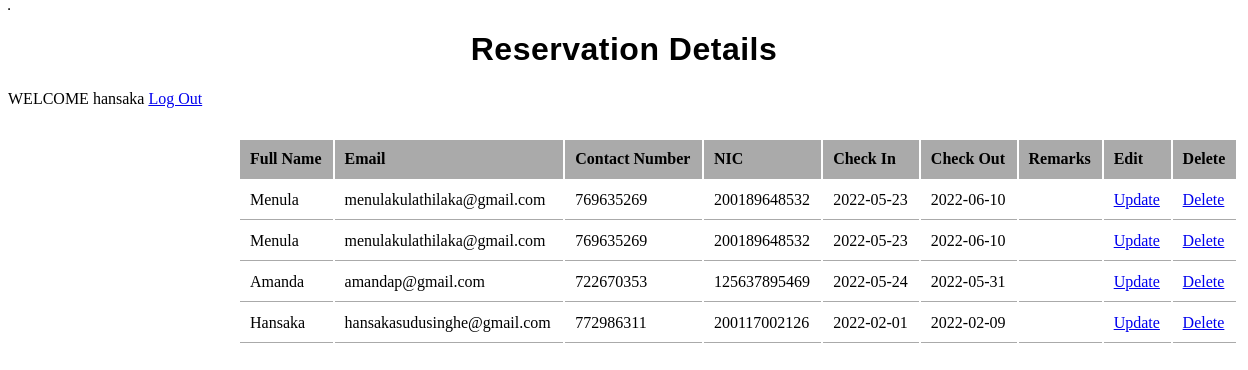
Screenshot of /userDetails.php (signed in) with the database file from the repository.
### tables this page shows
CREATE TABLE `hotel` (
  `ID` int(11) NOT NULL,
  `name` varchar(100) NOT NULL,
  `email` varchar(100) NOT NULL,
  `contact` int(10) NOT NULL,
  `nic` varchar(12) NOT NULL,
  `checkIn` date NOT NULL,
  `checkOut` date NOT NULL,
  `comment` varchar(500) NOT NULL
);

### userDetails.php (the view, shortened to what this page needs)
<?php require 'config.php';?>
<?php
	$userList = '';
	$sql = "SELECT * FROM hotel";
	if($result=$con->query($sql)){
		if($result->num_rows > 0){
			echo ("<table border='1'>");
		while($row = $result->fetch_assoc()){
				$userList .= "<tr>";
				$userList .= "<td>" . $row['name']   . "</td>";
				$userList .= "<td>" . $row['email']  . "</td>";
				$userList .= "<td>" . $row['contact']. "</td>";
				$userList .= "<td>" . $row['nic']    . "</td>";
				$userList .= "<td>" . $row['checkIn']. "</td>";
				$userList .= "<td>" . $row['checkOut']. "</td>";
				$userList .= "<td>" . $row['comment']. "</td>";
				$userList .= "<td><a href=\"editUser.php?ID={$row['ID']}\">Update</a></td>";
	 			$userList .= "<td><a href=\"userDelete.php?ID={$row['ID']}\">Delete</a></td>";
	 			$userList .= "</tr>";
			}
			echo ("</table>");
		}else{
			echo "no results";
		}
	}
	else{
		echo "Error:". $con->error;
	}
?>
<!DOCTYPE html>
<html lang="en">
<head>
	<link rel="stylesheet" href="styles/user.css">
</head>
<body>
	<h1>Reservation Details</h1>
	<header>
	<div class="loggedin">WELCOME <?php echo $_SESSION['firstName'];  ?> <a href="Adminlogout.php">Log Out</a></div>
	</header>
	<main>
	<table class="masterlist">
		<tr>
			<th>Full Name</th>
			<th>Email</th>
			<th>Contact Number</th>
			<th>NIC</th>
			<th>Check In</th>
			<th>Check Out</th>
			<th>Remarks</th>
			<th>Edit</th>
			<th>Delete</th>
		</tr>
		<?php echo $userList; ?>
	</table>
	</main>
</body>
</html>

### styles/user.css (style rules this page uses)
h1 { text-align: center; font-family: sans-serif; letter-spacing: 0.5; }
main { width: 1000px; margin: 30px; }
table.masterlist { width: 100%; margin-left: 200px; }
table.masterlist th { background: #aaa; text-align: left; }
table.masterlist th, table.masterlist td { padding: 10px; border-bottom: 1px solid #aaa; }

### rows the page displays
hotel: name "Menula", email "menulakulathilaka@gmail.com", contact "769635269", nic "200189648532", checkIn "2022-05-23", checkOut "2022-06-10"
hotel: name "Menula", email "menulakulathilaka@gmail.com", contact "769635269", nic "200189648532", checkIn "2022-05-23", checkOut "2022-06-10"
hotel: name "Amanda", email "amandap@gmail.com", contact "722670353", nic "125637895469", checkIn "2022-05-24", checkOut "2022-05-31"
hotel: name "Hansaka", email "hansakasudusinghe@gmail.com", contact "772986311", nic "200117002126", checkIn "2022-02-01", checkOut "2022-02-09"

### other values shown
$_SESSION['firstName'] "hansaka"
